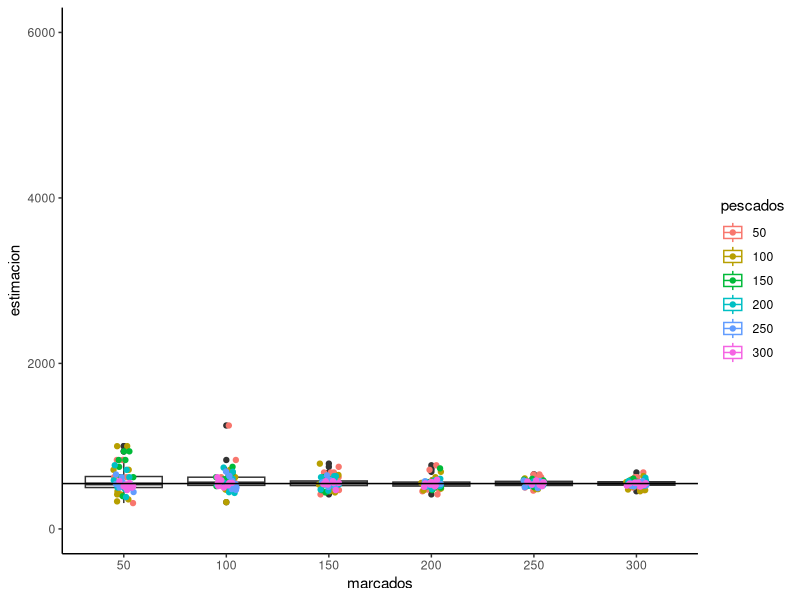
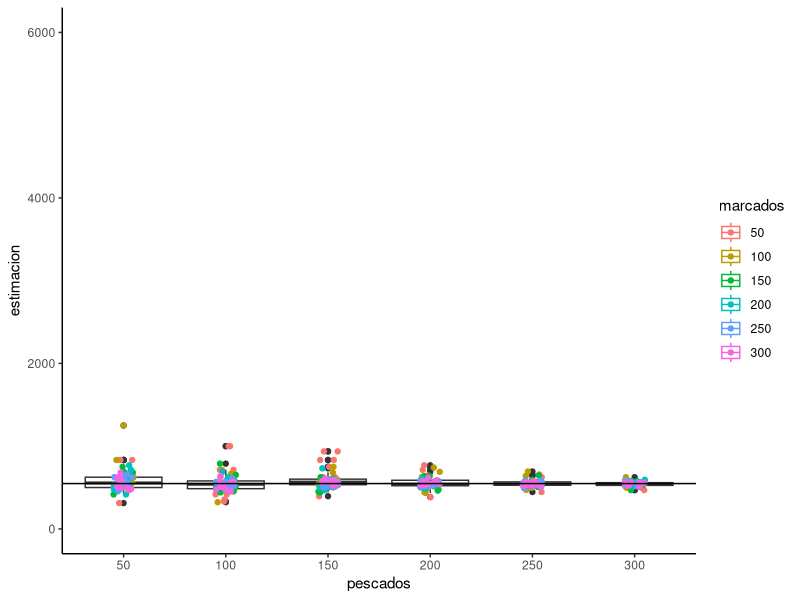

These charts were generated, in order, by the following R code:
## ---- chunk 1
library(tidyverse)

# Esta es nuestra incógnita.
cantidadDePeces <- sample(500:1000,1, replace = FALSE)

# Alternativa. es equivalente pero con replace = TRUE, en este caso cualquier método sirve
# cantidadDePeces <- round(runif(n=1, min=200, max=1000))
#class(cantidadDePeces)
## ---- chunk 2
# Primero se crea la población de peces sin marcar
pez <- c()
marcado <- c()

for (i in 1:cantidadDePeces){
  pez[i] <- i
  marcado[i] <- FALSE
}
poblacionDePeces <- tibble(pez,marcado)

# Aquí se crean las funciones de pescar y marcar
pescar <- function(poblacion, cantidad) {
  sample(poblacion$pez, cantidad)
}

# Me gusta más esta idea, pero tengo que acomodar aguas abajo tambien
#pescar <- function(poblacion, cantidad) {
#  slice_sample(poblacion, cantidad)
#}

marcar <- function(poblacionTotal, poblacionPescada) {
  for (j in poblacionPescada) {
    poblacionTotal[j,]$marcado <- TRUE
  }
  return(poblacionTotal)
}

# Aquí se pesca y marca una determinada porblación
cantidadMarcados <- 100
poblacionDePeces <- marcar(poblacionDePeces, pescar(poblacionDePeces,cantidadMarcados))

# esto es para mostrar que la cosa viene bien
summary(poblacionDePeces)

## ---- chunk 3
cantidadAPescar = 75
nuevaPesca <- tibble(y = pescar(poblacionDePeces,cantidadAPescar))
nuevaPesca <- slice(poblacionDePeces,nuevaPesca$y)
#nuevaPesca <- semi_join(poblacionDePeces,nuevaPesca, join_by(pez == y))

summary(nuevaPesca)

print("Estimación del tamaño de la población: ")
round(cantidadMarcados / mean(nuevaPesca$marcado == TRUE))

## ---- chunk 4
# Tratamientos en elexperimento
nivelesCantidadMarcados <- seq(50, 300, 50)
nivelesNuevaPesca <- seq(50, 300, 50)

# Primero se crea la población de peces sin marcar
pez <- c()
marcado <- c()

for (i in 1:cantidadDePeces){
  pez[i] <- i
  marcado[i] <- FALSE
}
poblacionDePeces <- tibble(pez,marcado)

# Se usaran las funciones de pescar y marcar anteriores

## ---- chunk 5
dataExperimento <- tribble(~marcados, ~pescados, ~estimacion)

for (i in nivelesCantidadMarcados) {
  for (j in nivelesNuevaPesca) {
    for (k in 1:10) {
      poblacion <- marcar(poblacionDePeces, pescar(poblacionDePeces,i))
      pesca <- tibble(y = pescar(poblacion,j))
      pesca <- slice(poblacion,pesca$y)
      est <- round(i / mean(pesca$marcado == TRUE))
      dataExperimento <- add_row(dataExperimento, marcados = factor(i), pescados = factor(j), estimacion = est)
    }
  }
}
dataExperimento
## ---- chunk 6
ggplot(dataExperimento, aes(x = marcados, y = estimacion, group = pescados, colour = pescados)) + 
#  geom_line() +
  geom_boxplot(aes(group = marcados)) +
  geom_jitter(width = 0.1) +
  ylim(c(0,6000)) +
  theme_classic() + 
  geom_hline(yintercept = cantidadDePeces)

## ---- chunk 7
ggplot(dataExperimento, aes(x = pescados, y = estimacion, group = marcados, colour = marcados)) + 
#  geom_line() +
  geom_boxplot(aes(group = pescados)) +
  geom_jitter(width = 0.1) +
  ylim(c(0,6000)) +
  theme_classic() + 
  geom_hline(yintercept = cantidadDePeces)

